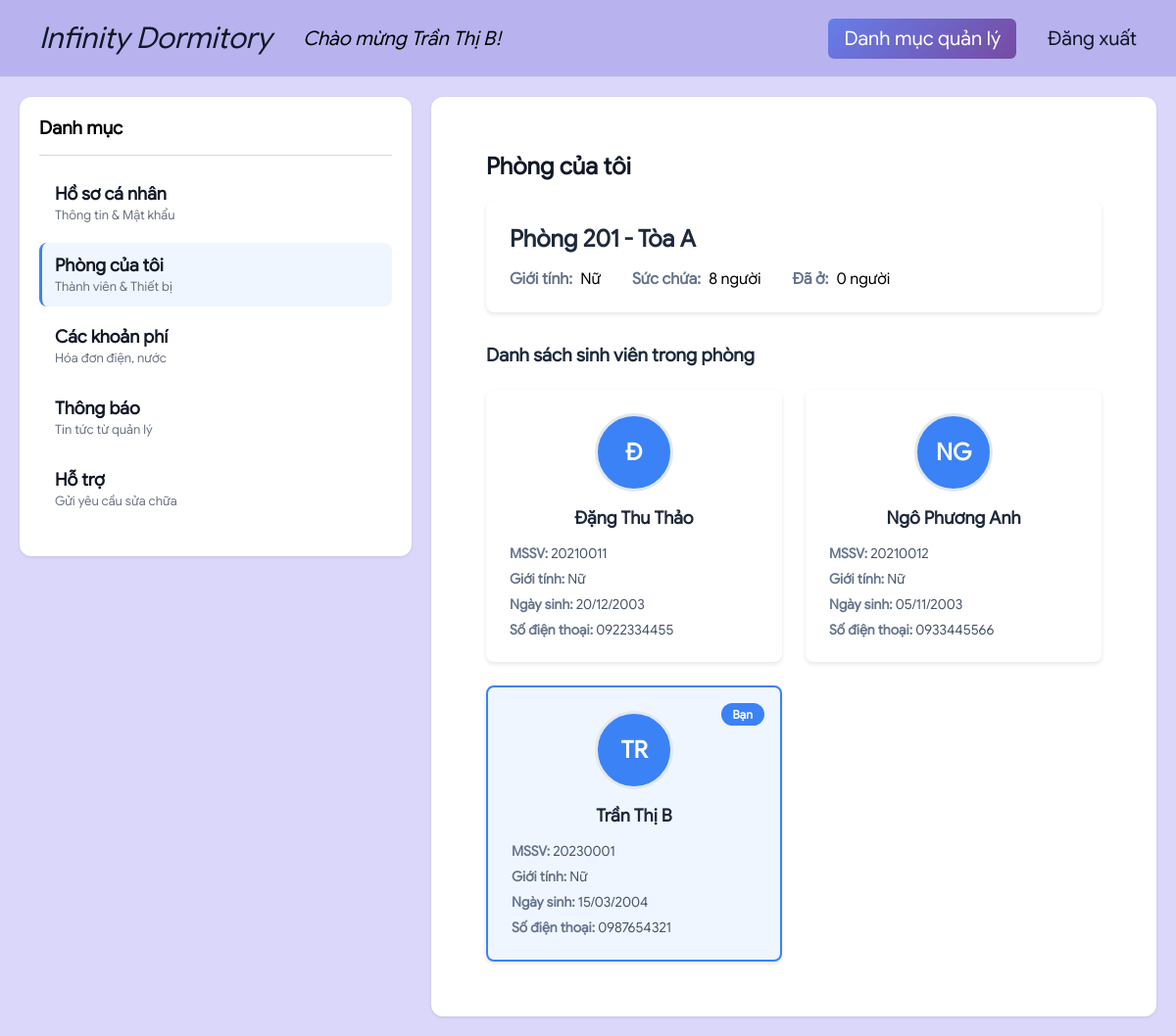
The page /student/dashboard.php?view=my_room (signed in) on the database its author committed.
### tables this page shows
CREATE TABLE STUDENT
(
    STD_ID VARCHAR(20) NOT NULL PRIMARY KEY,
    STD_NAME VARCHAR(100) NOT NULL,
    STD_DOB DATETIME NOT NULL,
    STD_GD ENUM('Nam', 'Nữ') NOT NULL,
    STD_PHONE VARCHAR(20),
    STD_ADR VARCHAR(200) NOT NULL,
    STD_IMG VARCHAR(255),
    IS_ACTIVE BOOLEAN DEFAULT TRUE,
    USER_ID INT NOT NULL,
    FOREIGN KEY (USER_ID) REFERENCES USERS(USER_ID)
);

### student/views/my_room.php (the view, shortened to what this page needs)
<?php
require_once '../database_connection.php';
$userId = $_SESSION['user_id'];
$roomInfo = null;
$roommates = [];
try {
    if ($conn) {
        mysqli_set_charset($conn, "utf8mb4");
        $roomQuery = "SELECT C.BLOCK_ID, C.ROOM_ID, r.CAPACITY, r.OCCUPIED, r.GENDER
                      FROM STUDENT s
                      JOIN CONTRACT C ON s.STD_ID = C.STD_ID
                      LEFT JOIN ROOM r ON C.BLOCK_ID = r.BLOCK_ID AND C.ROOM_ID = r.ROOM_ID
                      WHERE s.USER_ID = ?";
        $stmt = mysqli_prepare($conn, $roomQuery);
        mysqli_stmt_bind_param($stmt, "i", $userId);
        mysqli_stmt_execute($stmt);
        $result = mysqli_stmt_get_result($stmt);
        if ($row = mysqli_fetch_assoc($result)) {
            $roomInfo = $row;
            if (!empty($row['BLOCK_ID']) && !empty($row['ROOM_ID'])) {
                $roommatesQuery = "SELECT S.STD_ID, STD_NAME, STD_DOB, STD_GD, STD_PHONE, STD_IMG, USER_ID
                                   FROM STUDENT S
                                   JOIN CONTRACT C ON C.STD_ID = S.STD_ID
                                   WHERE BLOCK_ID = ? AND ROOM_ID = ?
                                   ORDER BY STD_NAME";
                $stmt2 = mysqli_prepare($conn, $roommatesQuery);
                mysqli_stmt_bind_param($stmt2, "ss", $row['BLOCK_ID'], $row['ROOM_ID']);
                mysqli_stmt_execute($stmt2);
                $result2 = mysqli_stmt_get_result($stmt2);
                while ($roommate = mysqli_fetch_assoc($result2)) {
                    $roommates[] = $roommate;
                }
            }
        }
    }
} catch (Exception $e) {
    $error = $e->getMessage();
}
?>
<div class="my-room-container">
    <h2>Phòng của tôi</h2>
    <?php if ($roomInfo && !empty($roomInfo['BLOCK_ID']) && !empty($roomInfo['ROOM_ID'])): ?>
        <div class="room-info-card">
            <h3>Phòng <?= htmlspecialchars($roomInfo['ROOM_ID']) ?> - Tòa <?= htmlspecialchars($roomInfo['BLOCK_ID']) ?></h3>
            <div class="room-details">
                <div class="detail-item">
                    <strong>Giới tính:</strong>
                    <span><?= htmlspecialchars($roomInfo['GENDER'] ?? 'N/A') ?></span>
                </div>
                <div class="detail-item">
                    <strong>Sức chứa:</strong>
                    <span><?= htmlspecialchars($roomInfo['CAPACITY'] ?? 'N/A') ?> người</span>
                </div>
                <div class="detail-item">
                    <strong>Đã ở:</strong>
                    <span><?= htmlspecialchars($roomInfo['OCCUPIED'] ?? '0') ?> người</span>
                </div>
            </div>
        </div>
        <div class="roommates-section">
            <h3>Danh sách sinh viên trong phòng</h3>
            <?php if (empty($roommates)): ?>
                <div class="no-data">
                    <p>Phòng hiện chưa có sinh viên nào.</p>
                </div>
            <?php else: ?>
                <div class="roommates-list">
                    <?php foreach ($roommates as $index => $roommate): ?>
                        <?php
                            $isCurrentUser = ($roommate['USER_ID'] == $userId);
                        ?>
                        <div class="roommate-card <?= $isCurrentUser ? 'current-user' : '' ?>">
                            <?php if ($isCurrentUser): ?>
                                <div class="current-user-badge">Bạn</div>
                            <?php endif; ?>
                            <div class="roommate-avatar">
                                <?php if (!empty($roommate['STD_IMG'])): ?>
                                    <img src="../<?= htmlspecialchars($roommate['STD_IMG']) ?>"
                                         alt="<?= htmlspecialchars($roommate['STD_NAME']) ?>">
                                <?php else: ?>
                                    <div class="avatar-placeholder">
                                        <span><?= strtoupper(substr($roommate['STD_NAME'], 0, 2)) ?></span>
                                    </div>
                                <?php endif; ?>
                            </div>
                            <div class="roommate-info">
                                <h4><?= htmlspecialchars($roommate['STD_NAME']) ?></h4>
                                <div class="roommate-details">
                                    <p><strong>MSSV:</strong> <?= htmlspecialchars($roommate['STD_ID']) ?></p>
                                    <p><strong>Giới tính:</strong> <?= htmlspecialchars($roommate['STD_GD']) ?></p>
                                    <p><strong>Ngày sinh:</strong> <?= date('d/m/Y', strtotime($roommate['STD_DOB'])) ?></p>
                                    <?php if (!empty($roommate['STD_PHONE'])): ?>
                                        <p><strong>Số điện thoại:</strong> <?= htmlspecialchars($roommate['STD_PHONE']) ?></p>
                                    <?php endif; ?>
                                </div>
                            </div>
                        </div>
                    <?php endforeach; ?>
                </div>
            <?php endif; ?>
        </div>
    <?php else: ?>
        <div class="no-data">
            <p>Bạn chưa được phân bổ phòng. Vui lòng liên hệ quản lý để được sắp xếp phòng.</p>
        </div>
    <?php endif; ?>
</div>

### css/public.css (style rules this page uses)
:root { --cl: linear-gradient(135deg, #667eea 0%, #764ba2 100%); --hov: linear-gradient(135deg,rgba(77, 102, 214, 1) 0%, rgba(100, 52, 148, 1) 100%); --primary: #3b82f6; --primary-dark: #2563eb; --danger: #ef4444; --danger-dark: #991100; --success: #10b981; --bg-gray: #f7f9fc; --border: #ced8ea; --text: #111827; --text-muted: #6b7280; }
* { box-sizing: border-box; margin: 0; padding: 0; }
body { font-family: 'Google Sans', sans-serif; }
.content-area h2 { font-weight: 700; margin-bottom: 20px; color: var(--text); }

### student/css/my_room.css (style rules this page uses)
.my-room-container { padding: 2rem; }
.room-info-card { background: white; border-radius: 8px; padding: 1.5rem; margin-bottom: 2rem; box-shadow: 0 2px 4px rgba(0,0,0,0.1); }
.room-info-card h3 { margin: 0 0 1rem 0; color: #1e293b; font-size: 1.5rem; }
.room-details { display: flex; gap: 2rem; flex-wrap: wrap; }
.detail-item { display: flex; gap: 0.5rem; }
.detail-item strong { color: #64748b; }
.roommates-section { margin-top: 2rem; }
.roommates-section h3 { margin-bottom: 1.5rem; color: #1e293b; }
.roommates-list { display: grid; grid-template-columns: repeat(auto-fill, minmax(300px, 1fr)); gap: 1.5rem; }
.roommate-card { background: white; border-radius: 8px; padding: 1.5rem; box-shadow: 0 2px 4px rgba(0,0,0,0.1); position: relative; transition: transform 0.2s, box-shadow 0.2s; }
.roommate-card.current-user { border: 2px solid #3b82f6; background: #eff6ff; }
.current-user-badge { position: absolute; top: 1rem; right: 1rem; background: #3b82f6; color: white; padding: 0.25rem 0.75rem; border-radius: 12px; font-size: 0.75rem; font-weight: 600; }
.roommate-avatar { margin-bottom: 1rem; display: flex; justify-content: center; }
.avatar-placeholder { width: 80px; height: 80px; border-radius: 50%; background: #3b82f6; color: white; display: flex; align-items: center; justify-content: center; font-size: 1.5rem; font-weight: 600; border: 3px solid #e2e8f0; }
.roommate-info h4 { margin: 0 0 1rem 0; color: #1e293b; font-size: 1.125rem; text-align: center; }
.roommate-details { display: flex; flex-direction: column; gap: 0.5rem; }
.roommate-details p { margin: 0; font-size: 0.875rem; color: #475569; }
.roommate-details strong { color: #64748b; }

### rows shown on the page
student: STD_NAME "Đ", STD_NAME "Đặng Thu Thảo", STD_ID "20210011", STD_GD "Nữ", STD_DOB "20/12/2003", STD_PHONE "0922334455"
student: STD_NAME "NG", STD_NAME "Ngô Phương Anh", STD_ID "20210012", STD_GD "Nữ", STD_DOB "05/11/2003", STD_PHONE "0933445566"
student: shows "Bạn", STD_NAME "TR", STD_NAME "Trần Thị B", STD_ID "20230001", STD_GD "Nữ", STD_DOB "15/03/2004", STD_PHONE "0987654321"

### other values the page prints
$_SESSION['name'] "Trần Thị B"
$item['title'] "Hồ sơ cá nhân"
$item['desc'] "Thông tin & Mật khẩu"
$item['title'] "Phòng của tôi"
$item['desc'] "Thành viên & Thiết bị"
$item['title'] "Các khoản phí"
$item['desc'] "Hóa đơn điện, nước"
$item['title'] "Thông báo"
$item['desc'] "Tin tức từ quản lý"
$item['title'] "Hỗ trợ"
$item['desc'] "Gửi yêu cầu sửa chữa"
$roomInfo['ROOM_ID'] "201"
$roomInfo['BLOCK_ID'] "A"
$roomInfo['GENDER'] "Nữ"
$roomInfo['CAPACITY'] "8"
